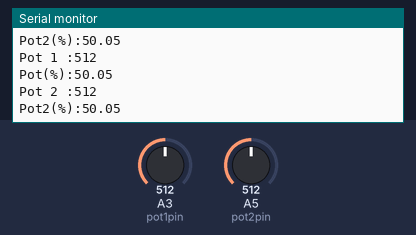
Recording of a sketch running on a simulated Arduino Uno, built with avr-gcc and run on an emulated ATmega328P. On the bench: the last lines printed to the serial monitor. Inputs (shaded band) come from the test bench; at power-on: A3 (pot1pin) = 512, A5 (pot2pin) = 512.

Above: at 4.2 s.
4.3 s: A3 (pot1pin) set to 112
At 4.61 s:
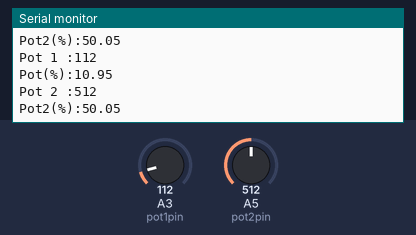
5.8 s: A3 (pot1pin) set to 102
At 6.02 s:
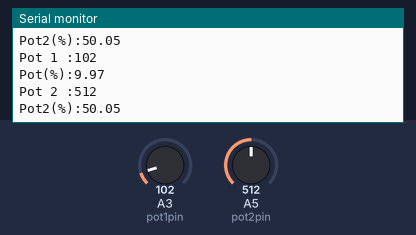
7.3 s: A5 (pot2pin) set to 1005
At 7.64 s:
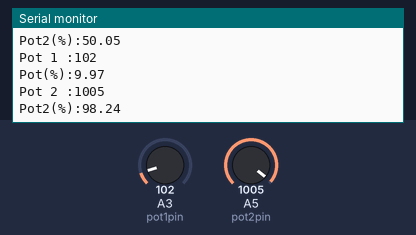
10.3 s: A5 (pot2pin) set to 1023
At 10.66 s:
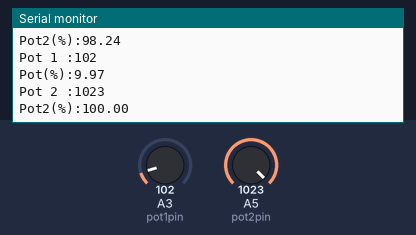
Timing chart, 0 to 12.8 s (numbered marks = the images above; inputs shaded):
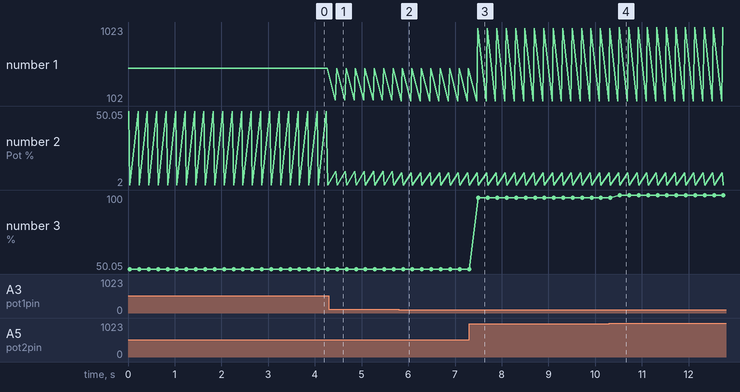

The sketch:

pot1.ino
```cpp
void setup() {
  Serial.begin(9600);
}
int pot1pin=A3;
int pot2pin=A5;
void loop() {
  int pot1Deger=analogRead(pot1pin);
  Serial.print("Pot 1 :");
  Serial.println(pot1Deger);
  float pot1=pot1Deger/10.23;
  Serial.print("Pot(%):");
  Serial.println(pot1);

  int pot2Deger=analogRead(pot2pin);
   Serial.print("Pot 2 :");
  Serial.println(pot2Deger);
  float pot2=pot2Deger/10.23;
  Serial.print("Pot2(%):");
  Serial.println(pot2);

  delay(200);
}
```

Measured:
- after the input at 4.3 s, the serial monitor: prints a new line after 0.14 s (image 1)
- after the input at 5.8 s, the serial monitor: prints a new line after 0.05 s (image 2)
- after the input at 7.3 s, the serial monitor: prints a new line after 0.19 s (image 3)
- after the input at 10.3 s, the serial monitor: prints a new line after 0.21 s (image 4)
- plotted number 1: 102 → 1023 after the input at 10.3 s
- plotted number 3: 50.05 → 98.24 after the input at 7.3 s, 98.24 → 100 after the input at 10.3 s
